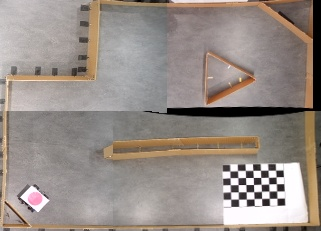
#> input picture Vision/Robot ID Pictures/0_merged.jpg, 321 x 231 px, given as the content of the folder Red and Blue, which was not available
$ python Finder.py
#> lines starting #> are read from the running program, lines starting #| are printed output that depends on the picture; after the words box and inside, x2 and y2 are one past the last pixel; in counts of white or black regions, pixels touching at a corner belong together; pictures that were not available may be replaced by others from this repository, and a replacement may not be noted
#> further down, img is the input picture: shape (231, 321, 3); mean B, G, R 135.3, 141.7, 151.7
import numpy as np
import cv2
import glob
import math


class RobotFinder:

    def __init__(self):
        # Input colour in RGB format, and then array order is flipped (using [::-1]) to give BGR format,
        # as that is the format cv2 uses for colour

        # Set the parameters for the simple blob detector and create it

        params = cv2.SimpleBlobDetector_Params()
        params.filterByArea = True
        params.minArea = 30
        params.maxArea = 60
        params.filterByCircularity = True
        params.minCircularity = 0.8
        params.maxCircularity = 1.1
        params.filterByInertia = True
        params.minInertiaRatio = 0.5
        params.maxInertiaRatio = 1.1
        params.filterByColor = False
        params.filterByConvexity = False

        self.robot_detector = cv2.SimpleBlobDetector_create(params)

    # Given the merged image, find the position of the pink circle that gives us the position of the robot

    def find_blob(self, img, red, return_image_pos=False):

        # Threshold the image to the specified BGR range

#> called with red = True, return_image_pos = True
        if red:
            lower_bound = np.array([0, 0, 175])
            upper_bound = np.array([210, 210, 255])
            blob_color = (0, 0, 255)
        else:
            lower_bound = np.array([175, 0, 0])
            upper_bound = np.array([255, 230, 230])
            blob_color = (255, 0, 0)

        thresh = cv2.inRange(img, lower_bound, upper_bound)
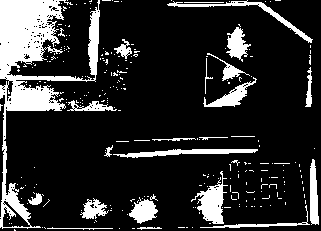
#> thresh: shape (231, 321); 17.5% white; 259 white regions (235 under 20 px), largest, box (x1, y1, x2, y2) and area: (0, 0, 100, 229) 6523, (191, 171, 228, 224) 806, (113, 149, 258, 158) 627

        # Errode the image to get rid of noise in the thresholded image

        kernel = np.ones((2, 2), np.uint8)
        thresh_img_errode = cv2.erode(thresh, kernel, iterations=1)
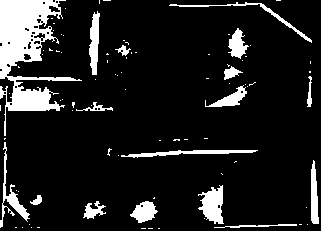
#> thresh_img_errode: shape (231, 321); 12.4% white; 88 white regions (71 under 20 px), largest, box (x1, y1, x2, y2) and area: (0, 0, 82, 136) 4306, (198, 185, 224, 224) 629, (0, 142, 30, 228) 493

        # Invert the colour scheme, as our blobs are white and simple blob detector looks for black blobs

        inverted_thresh_img = 255 - thresh_img_errode

        # Find the blobs

        keypoints = self.robot_detector.detect(inverted_thresh_img)
#> keypoints = ()

        if len(keypoints) > 0:

            if len(keypoints) > 1:
                None
                # print("ROBOT FINDER FOUND MORE THAN ONE POSSIBLE POSITION FOR THE ROBOT, USING FIRST FOUND")

            # We assume there will only ever be one blob, as the simple blob detector filters the blobs based on their
            # circularity and area. So we can say the robot is at the centre of the first blob

            robot_pos = keypoints[0].pt

            if return_image_pos:
                # Draw the blob onto the thresholded image to make it easier to understand where it is
                thresh_robot = cv2.drawKeypoints(inverted_thresh_img, keypoints, np.array([]), blob_color,
                                                 cv2.DRAW_MATCHES_FLAGS_DRAW_RICH_KEYPOINTS)
                return keypoints, thresh_robot
            else:
                return keypoints

        elif len(keypoints) == 0:
            # print("ROBOT FINDER COULD NOT FIND THE ROBOT, RETURNING POSITION AS NONE")

            robot_pos = (None, None)

            if return_image_pos:
                return keypoints, inverted_thresh_img
            else:
                return keypoints

    def find_robot(self, img, return_image_pos=False):
        if return_image_pos:
            red_poses, thresh_red = self.find_blob(img, red=True, return_image_pos=True)
#> red_poses = ()
            blue_poses, thresh_blue = self.find_blob(img, red=False, return_image_pos=True)
#> call 2 of find_blob, with red = False, return_image_pos = True
#> in find_blob (call 2), `thresh = cv2.inRange(img, lower_bound, upper_bound)`:
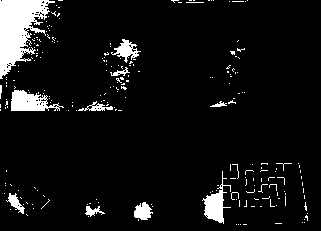
#> thresh: shape (231, 321); 7.2% white; 229 white regions (215 under 20 px), largest, box (x1, y1, x2, y2) and area: (0, 0, 55, 79) 2309, (11, 90, 64, 111) 660, (202, 171, 231, 224) 548
#> in find_blob (call 2), `thresh_img_errode = cv2.erode(thresh, kernel, iterations=1)`:
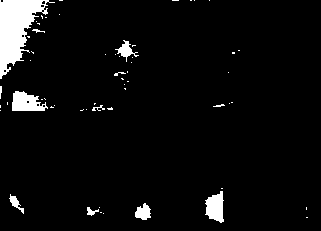
#> thresh_img_errode: shape (231, 321); 5% white; 58 white regions (46 under 20 px), largest, box (x1, y1, x2, y2) and area: (0, 0, 55, 79) 2017, (12, 91, 48, 111) 492, (205, 191, 224, 223) 422
#> blue_poses = ()
            red_pos = (None, None)
            blue_pos = (None, None)
            dist = float('inf')
            for i in range(len(red_poses)):
                for j in range(len(blue_poses)):
                    temp_red_pos = red_poses[i].pt
                    temp_blue_pos = blue_poses[j].pt
                    this_dist = math.sqrt(
                        (temp_red_pos[0] - temp_blue_pos[0]) ** 2 + (temp_red_pos[1] - temp_blue_pos[1]) ** 2)
                    if this_dist < dist:
                        red_pos = temp_red_pos
                        blue_pos = temp_blue_pos
                        dist = this_dist
#> this loop made 0 passes
#> after the loop, dist = inf
            if red_pos[0] is not None and blue_pos[0] is not None:
                angle = ((math.degrees(
                    math.atan2(red_pos[0] - blue_pos[0], (red_pos[1] - blue_pos[1]) * -1))) % 360)
                return thresh_red, thresh_blue, [float(c) for c in np.average([red_pos, blue_pos], axis=1)], angle
            elif red_pos[0] is not None:
                return thresh_red, thresh_blue, red_pos, None
            elif blue_pos[0] is not None:
                return thresh_red, thresh_blue, blue_pos, None
            else:
                return thresh_red, thresh_blue, (None, None), None
        else:
            red_poses = self.find_blob(img, red=True, return_image_pos=False)
            blue_poses = self.find_blob(img, red=False, return_image_pos=False)
            red_pos = (None, None)
            blue_pos = (None, None)
            dist = float('inf')
            for i in range(len(red_poses)):
                for j in range(len(blue_poses)):
                    temp_red_pos = red_poses[i].pt
                    temp_blue_pos = blue_poses[j].pt
                    this_dist = math.sqrt(
                        (temp_red_pos[0] - temp_blue_pos[0]) ** 2 + (temp_red_pos[1] - temp_blue_pos[1]) ** 2)
                    if this_dist < dist:
                        red_pos = temp_red_pos
                        blue_pos = temp_blue_pos
                        dist = this_dist
            if red_pos[0] is not None and blue_pos[0] is not None:
                angle = ((math.degrees(
                    math.atan2(red_pos[0] - blue_pos[0], (red_pos[1] - blue_pos[1]) * -1))) % 360)
                return [float(c) for c in np.average([red_pos, blue_pos], axis=0)], angle
            elif red_pos[0] is not None:
                return red_pos, None
            elif blue_pos[0] is not None:
                return blue_pos, None
            else:
                return (None, None), None

    # Given a set of images, find the robot in them and display the result

    def view_thresh_robot(self, path="Vision/Robot ID Pictures/*_merged.jpg"):
        images_paths = glob.glob(path)

        for path in images_paths:
            img = cv2.imread(path)
            cv2.imshow("Raw", img)
            robot_pos, thresh_robot = self.find_robot(img, return_found_pos=True)
            cv2.imshow("Thresh Robot", thresh_robot)
            cv2.waitKey()


images = glob.glob("Red and Blue/*.jpg")
rf = RobotFinder()
for fname in images:
    img = cv2.imread(fname)
    thresh_red, thresh_blue, robot_pos, angle = rf.find_robot(img, return_image_pos=True)
    cv2.imshow("Original", img)
    cv2.imshow("Red", thresh_red)
    cv2.imshow("Blue", thresh_blue)
    print("%s\nANGLE IS %s" % ("------------------\n" * 1000, angle))
    cv2.waitKey()

$ run again, on Vision/Robot ID Pictures/13_merged.jpg
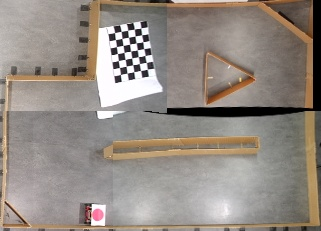
#> input picture Vision/Robot ID Pictures/13_merged.jpg, 321 x 231 px, given as the content of the folder Red and Blue, which was not available
#> img is the input picture: shape (231, 321, 3); mean B, G, R 131.4, 139.2, 148.1
#> in find_blob, `thresh = cv2.inRange(img, lower_bound, upper_bound)`:
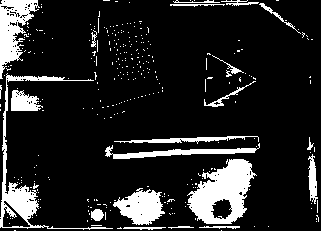
#> thresh: shape (231, 321); 14.3% white; 317 white regions (296 under 20 px), largest, box (x1, y1, x2, y2) and area: (187, 159, 257, 224) 2559, (0, 73, 113, 230) 1733, (0, 0, 40, 79) 1477
#> thresh_img_errode: shape (231, 321); 9.9% white; 85 white regions (62 under 20 px), largest, box (x1, y1, x2, y2) and area: (189, 160, 255, 224) 2228, (0, 0, 38, 79) 1168, (114, 191, 165, 225) 993
#> keypoints = ()
#> thresh: shape (231, 321); 6.7% white; 215 white regions (207 under 20 px), largest, box (x1, y1, x2, y2) and area: (188, 159, 253, 224) 2534, (113, 192, 165, 224) 991, (0, 16, 16, 76) 343
#> in find_blob (call 2), `thresh_img_errode = cv2.erode(thresh, kernel, iterations=1)`:
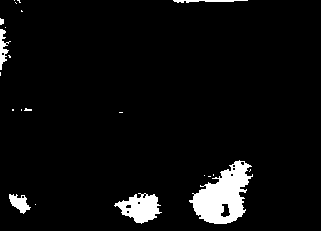
#> thresh_img_errode: shape (231, 321); 5% white; 22 white regions (16 under 20 px), largest, box (x1, y1, x2, y2) and area: (189, 160, 253, 224) 2216, (114, 193, 162, 224) 841, (9, 194, 31, 214) 238, (0, 29, 11, 70) 193, (173, 0, 248, 3) 135, (0, 18, 4, 25) 23
#> after the loop in find_robot, `for i in range(len(red_poses)):`: dist = inf
